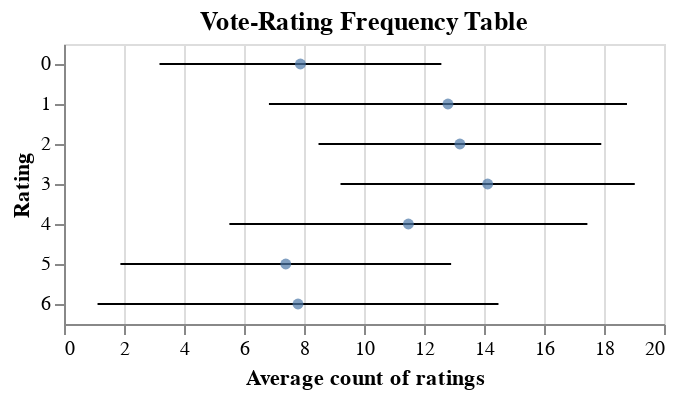

The cell this chart's notebook holds for it:
### Code cell
points = alt.Chart(plot_describe_df).mark_point(filled=True).encode(
    alt.X('mean').title('Average count of ratings'),
    alt.Y('rating').title('Rating')
)

stdev = alt.Chart(plot_describe_df).mark_line().encode(
    alt.X('lower_bound'),
    alt.X2('upper_bound'),
    y = 'rating'
)
(stdev + points).properties(
    title = "Vote-Rating Frequency Table"
)

### Figure 1 — Vega-Lite specification as saved in the notebook (floating-point values rounded to 4 significant figures)
{"config": {"view": {"continuousWidth": 300, "continuousHeight": 300}}, "layer": [{"mark": {"type": "line"}, "encoding": {"x": {"field": "lower_bound", "type": "quantitative"}, "x2": {"field": "upper_bound"}, "y": {"field": "rating", "type": "nominal"}}}, {"mark": {"type": "point", "filled": true}, "encoding": {"x": {"field": "mean", "title": "Average count of ratings", "type": "quantitative"}, "y": {"field": "rating", "title": "Rating", "type": "nominal"}}}], "data": {"name": "data-4a1471ed550d0ae2221c6dc5609c4eaf"}, "title": "Vote-Rating Frequency Table", "$schema": "https://vega.github.io/schema/vega-lite/v5.20.1.json", "datasets": {"data-4a1471ed550d0ae2221c6dc5609c4eaf": [{"rating": "0", "count": 1176.0, "mean": 7.881, "std": 4.698, "min": 0.0, "25%": 4.0, "50%": 7.0, "75%": 10.25, "max": 29.0, "lower_bound": 3.183, "upper_bound": 12.58}, {"rating": "1", "count": 1176.0, "mean": 12.8, "std": 5.967, "min": 0.0, "25%": 8.0, "50%": 13.0, "75%": 17.0, "max": 29.0, "lower_bound": 6.831, "upper_bound": 18.77}, {"rating": "2", "count": 1176.0, "mean": 13.2, "std": 4.712, "min": 1.0, "25%": 10.0, "50%": 13.0, "75%": 16.0, "max": 27.0, "lower_bound": 8.484, "upper_bound": 17.91}, {"rating": "3", "count": 1176.0, "mean": 14.12, "std": 4.904, "min": 3.0, "25%": 11.0, "50%": 13.0, "75%": 17.0, "max": 37.0, "lower_bound": 9.217, "upper_bound": 19.03}, {"rating": "4", "count": 1176.0, "mean": 11.48, "std": 5.967, "min": 0.0, "25%": 7.0, "50%": 11.0, "75%": 16.0, "max": 30.0, "lower_bound": 5.513, "upper_bound": 17.45}, {"rating": "5", "count": 1176.0, "mean": 7.392, "std": 5.512, "min": 0.0, "25%": 3.0, "50%": 6.0, "75%": 11.0, "max": 28.0, "lower_bound": 1.88, "upper_bound": 12.9}, {"rating": "6", "count": 1176.0, "mean": 7.8, "std": 6.682, "min": 1.0, "25%": 3.0, "50%": 6.0, "75%": 10.0, "max": 53.0, "lower_bound": 1.118, "upper_bound": 14.48}]}}
